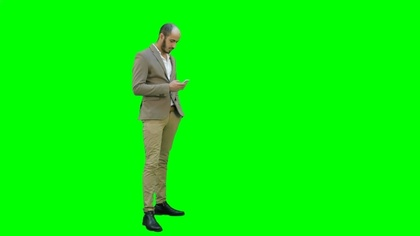
%> input picture Tarea-3/Parte1/img/fondo_verde.jpg, 420 x 236 px, shrunk from 590 x 332 before the run
$ octave parte1_p2.m   (GNU Octave 9; MATLAB toolbox functions it lacks are replaced by stand-ins)
%> lines starting %> are read from the running program, lines starting %| are printed output that depends on the picture; in (x1, y1, x2, y2) boxes, pixels count from 0 and x2, y2 are one past the last pixel; in counts of white or black regions, pixels touching at a corner belong together; the program's own positions count from 1
clc; clear;

pkg load image;

%carga de imagenes
A = imread("img/fondo_verde.jpg");
%> A is the input picture: size 236x420x3 uint8; mean R, G, B 7.7, 246, 6.8
B = imread("img/playa.jpg");
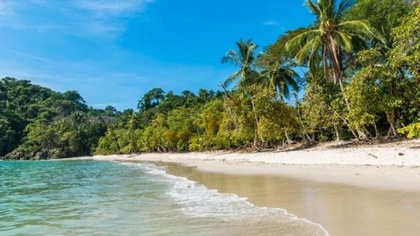
%> input picture Tarea-3/Parte1/img/playa.jpg, 420 x 236 px, shrunk from 590 x 332 before the run
%> B is the input picture: size 236x420x3 uint8; mean R, G, B 110.8, 145.4, 138.9

[m, n, r] = size(A);
%> m = 236; n = 420; r = 3
C = zeros(m, n, r, "uint8");

% Creacion de tolerancias separadas para mejores resultados
tol_g = 140;
tol_rb = 80;

% Se verifican solo los pixeles verdes
X = zeros(m, n, r);
X(:, :, 1) = (A(:, :, 1) <= tol_rb) & (A(:, :, 2) >= (255 - tol_g)) & (A(:, :, 3) <= tol_rb);
X(:, :, 2) = (A(:, :, 1) <= tol_rb) & (A(:, :, 2) >= (255 - tol_g)) & (A(:, :, 3) <= tol_rb);
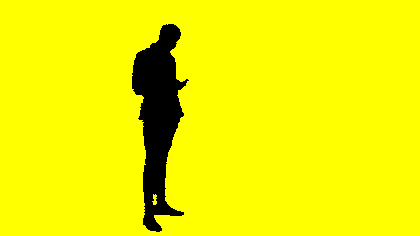
%> X: size 236x420x3 double; mean R, G, B 0.938, 0.938, 0
X(:, :, 3) = (A(:, :, 1) <= tol_rb) & (A(:, :, 2) >= (255 - tol_g)) & (A(:, :, 3) <= tol_rb);
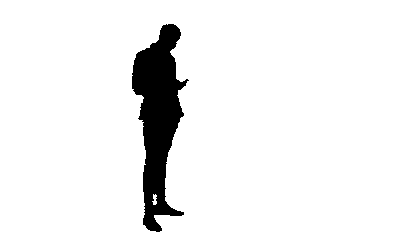
%> X: size 236x420x3 double; values 0 (black) and 1 (white), 93.8% white; 1 black region, box (x1, y1, x2, y2) and area: (132, 24, 189, 232) 6129

C(X == 1) = B(X == 1);
C(X == 0) = A(X == 0);
%> C: size 236x420x3 uint8; mean R, G, B 112.1, 143.5, 134.8
Old = C;
Z = strel('square', 3);

% Matriz Binaria
b_tol_g = 140;
b_tol_rb = 80;

T = zeros(m, n);
T((A(:, :, 1) <= b_tol_rb) & (A(:, :, 2) >= (255 - b_tol_g)) & (A(:, :, 3) <= b_tol_rb)) = 1;

T = ~T;
% Obtencion de la silueta
Y = imerode(T, Z);
%> Y: size 236x420 logical; 5.5% white; 1 white region, box (x1, y1, x2, y2) and area: (133, 25, 185, 231) 5425
S = zeros(m, n, r);

S(:, :, 1) = T & ~Y;
S(:, :, 2) = T & ~Y;
S(:, :, 3) = T & ~Y;
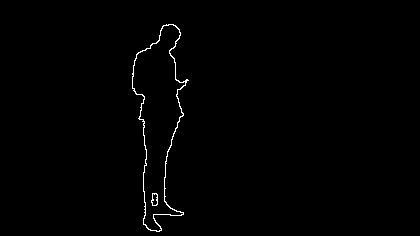
%> S: size 236x420x3 double; values 0 (black) and 1 (white), 0.71% white in thin lines or dots, all inside (x1, y1, x2, y2) = (132, 24, 189, 232)

% Conv Kernel
K = [0.073235 0.176765 0.073235; 0.176765 0 0.176765; 0.073235 0.176765 0.073235];
C = im2double(C);
%> C: size 236x420x3 double

Df = zeros(m, n, r);

Df(:, :, 1) = C(:, :, 1);
Df(:, :, 2) = C(:, :, 2);
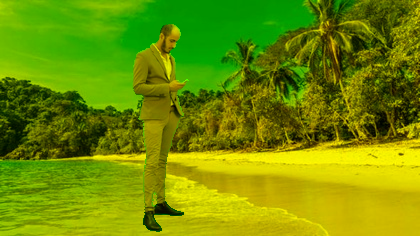
%> Df: size 236x420x3 double; mean R, G, B 0.44, 0.563, 0
Df(:, :, 3) = C(:, :, 3);

%iteraciones para la convolucion.
iter = 40;

%Se realiza la convolucion varias veces.
%Para mejorar la eliminacion de la silueta o borde verde.
for i = 1:iter
  for j = 1:3
    U = conv2(Df(:, :, j), K);
    U = U(2 : m + 1, 2 : n + 1);
    Df(:, :, j) = U;
  endfor
endfor
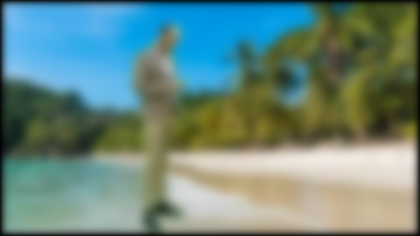
%> Df: size 236x420x3 double; mean R, G, B 0.418, 0.534, 0.5

Df = im2uint8(Df);
%> Df: size 236x420x3 uint8
C = im2uint8(C);

C(S == 1) = Df(S == 1);
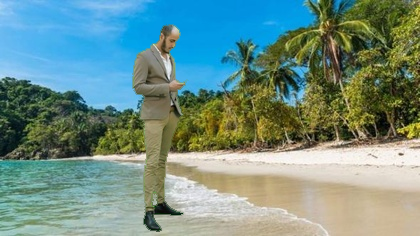
%> C: size 236x420x3 uint8; mean R, G, B 112.2, 143.5, 135.3


%Se imprimen las imagenes.
subplot(2, 2, 1);
imshow(Old);
title("Original Image");

subplot(2, 2, 2);
imshow(C);
title("New Image");


subplot(2, 2, [3 4]);
imshow(S);
title("Silueta");
